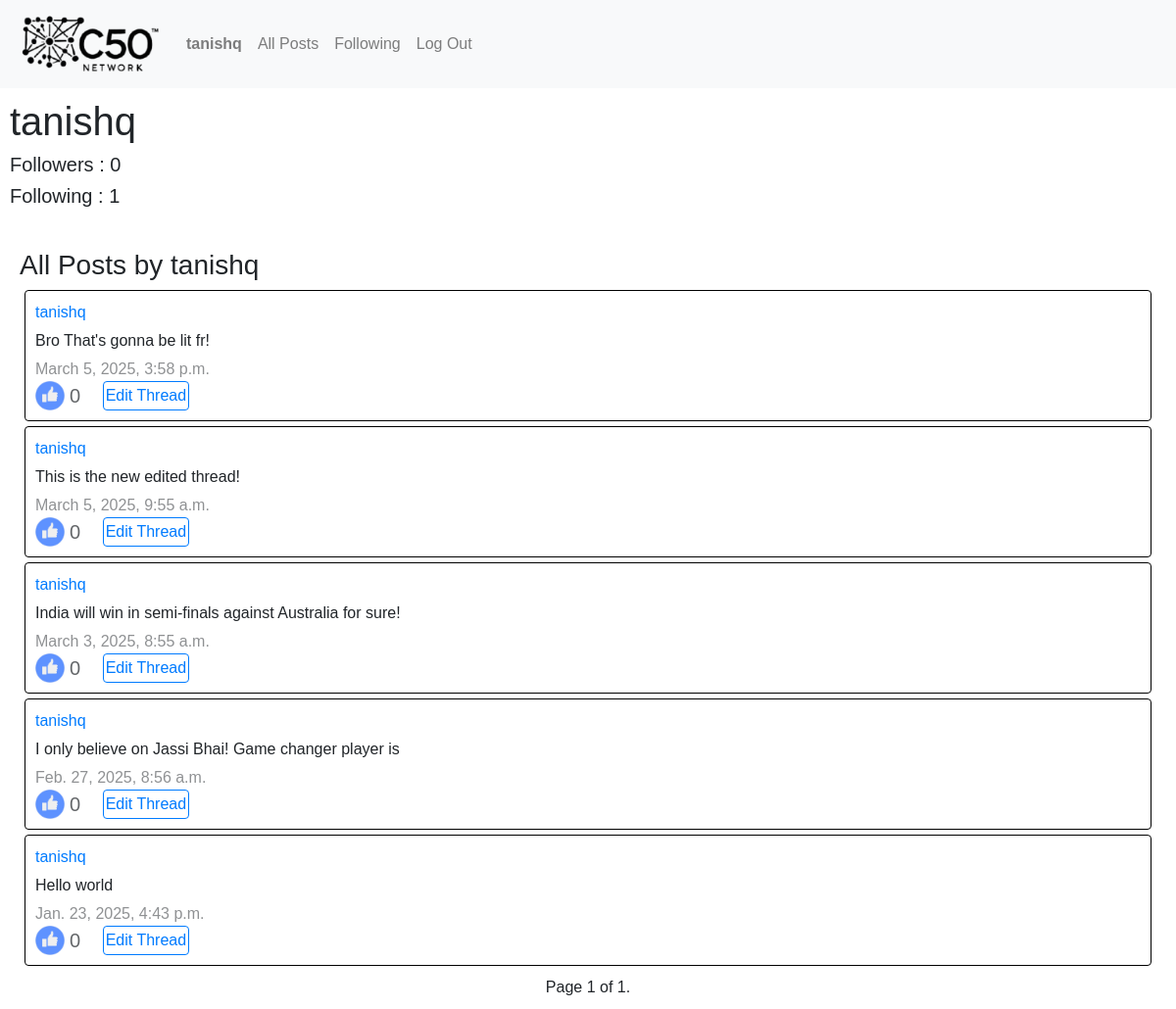
/profile/tanishq (signed in), run on the app's committed database.
### network/models.py (models this page shows, shortened)
class User(AbstractUser):
    following = models.ManyToManyField("self", symmetrical=False ,related_name = "followers", null=True, blank=True)
    def __str__(self):
        return self.username

class Thread(models.Model):
    creator = models.ForeignKey(User, on_delete = models.CASCADE, related_name="threads")
    body = models.CharField(max_length = 500)
    timestamp = models.DateTimeField(auto_now_add=True)
    likes = models.ManyToManyField(User, related_name="likes_by_user")
    like_count = models.IntegerField(default=0)

### network/views.py (the view)
# urls.py: path("profile/<str:username>", views.profile, name ="profile"),
def profile(request,username):
    user1 = User.objects.get(username = username)
    threads_list = Thread.objects.filter(creator = user1).order_by('-timestamp')
    paginator = Paginator(threads_list, pages)  # Show 10 threads per page.
    page_number = request.GET.get("page")
    page_obj = paginator.get_page(page_number)
    return render(request, "network/profile.html",{
        "user": user1,
        "following_count" : user1.following.all().count(),
        "follower_count" : user1.followers.all().count(),
        "page_obj" : page_obj,
        "request_user_following": request.user.following.all()
    })

### network/templates/network/profile.html (shortened to what this page needs)
{% extends "network/layout.html" %}
{% block body %}
<div id="profile_page">
    <h1>{{user}}</h1>
    <h5 id="followers_count">Followers : {{follower_count}}</h5>
    <h5 id="following_count">Following : {{following_count}}</h5>
    <br>
    <div id="All_Posts">
        <h3>All Posts by {{user}}</h3>
        {% for thread in page_obj %}
        <div class="card thread_card" id="{{thread.id}}">
            <a href="/profile/{{thread.creator.username}}">{{thread.creator}}</a>
            <div class="thread_body" id="thread_body_{{thread.id}}">{{thread.body}}</div>
            <div class="thread_timestamp">{{thread.timestamp}}</div>
            {% load static %}
            <span class="button-container">
                <button class="like_button" id="like_button_{{thread.id}}">
                    {% if request.user in thread.likes %}
                    <img src="{% static 'network/dislike.png' %}" alt="like" id="like_pic">
                    {% else %}
                    <img src="{% static 'network/like.png' %}" alt="like" id="like_pic">
                    {% endif %}
                </button>
                <div class="like_count" id="like_count_{{thread.id}}">
                    {{ thread.like_count }}
                </div>
                {% if request.user == thread.creator %}
                <button type="button" class="edit_button btn btn-outline-primary" id="edit_{{thread.id}}">Edit Thread</button>
                {% endif %}
            </span>
        </div>
        {% endfor %}
    </div>
    <div class="pagination">
        <span class="step-links">
            <span class="current">
                Page {{ page_obj.number }} of {{ page_obj.paginator.num_pages }}.
            </span>
        </span>
    </div>
</div>
{% endblock %}

### network/templates/network/layout.html (shortened to what this page needs)
{% load static %}
<!DOCTYPE html>
<html lang="en">
    <head>
        <link rel="stylesheet" href="https://stackpath.bootstrapcdn.com/bootstrap/4.4.1/css/bootstrap.min.css">
        <link href="{% static 'network/styles.css' %}" rel="stylesheet">
    </head>
    <body>
        {% load static %}
        <nav class="navbar navbar-expand-lg navbar-light bg-light">
            <a class="navbar-brand" href="{% url 'index' %}"><img src="{% static 'network\download.png'%}" alt="Network" id="network_image"></a>
            <div>
              <ul class="navbar-nav mr-auto">
                {% if user.is_authenticated %}
                    <li class="nav-item">
                        <a class="nav-link" href="/profile/{{request.user.username}}"><strong>{{request.user.username}}</strong></a>
                    </li>
                {% endif %}
                <li class="nav-item">
                  <a class="nav-link" href="{% url 'index' %}">All Posts</a>
                </li>
                {% if user.is_authenticated %}
                    <li class="nav-item">
                        <a class="nav-link" href="{% url 'following' %}">Following</a>
                    </li>
                    <li class="nav-item">
                        <a class="nav-link" href="{% url 'logout' %}">Log Out</a>
                    </li>
                {% endif %}
              </ul>
            </div>
          </nav>
        <div class="body">
            {% block body %}
            {% endblock %}
        </div>
    </body>
</html>

### network/static/network/styles.css (style rules this page uses)
body { font-family: 'Gill Sans', 'Gill Sans MT', Calibri, 'Trebuchet MS', sans-serif; }
#network_image { max-width: 150px; max-height: 100px; }
#like_pic { max-width: 30px; }
.like_button { border: none; color: white; border-radius: 50%; padding: 0px; margin: 0px; cursor: pointer; display: inline-flex; align-items: center; justify-content: center; }
.thread_card { border: 1px solid black; padding: 10px; margin: 5px; }
.button-container { display: flex; width: 100%; }
#All_Posts { margin: 10px; }
.like_count { margin-left: 5px; opacity: 70%; font-size: 20px; }
.thread_timestamp { opacity: 50%; }
.thread_body { margin: 5px; margin-left: 0px; }
#profile_page { margin: 10px; }
.edit_button { margin-left: 2%; padding: 2px; }
.pagination { display: flex; justify-content: center; }

### data on the page
User: user.username "tanishq", username "tanishq"
Thread: creator "tanishq", body "Bro That's gonna be lit fr!", timestamp "March 5, 2025, 3:58 p.m.", like_count "0"
Thread: creator "tanishq", body "This is the new edited thread!", timestamp "March 5, 2025, 9:55 a.m.", like_count "0"
Thread: creator "tanishq", body "India will win in semi-finals against Australia for sure!", timestamp "March 3, 2025, 8:55 a.m.", like_count "0"
Thread: creator "tanishq", body "I only believe on Jassi Bhai! Game changer player is", timestamp "Feb. 27, 2025, 8:56 a.m.", like_count "0"
Thread: creator "tanishq", body "Hello world", timestamp "Jan. 23, 2025, 4:43 p.m.", like_count "0"

### other printed values
{{ follower_count }} "0"
{{ following_count }} "1"
{{ page_obj.number }} "1"
{{ page_obj.paginator.num_pages }} "1"
